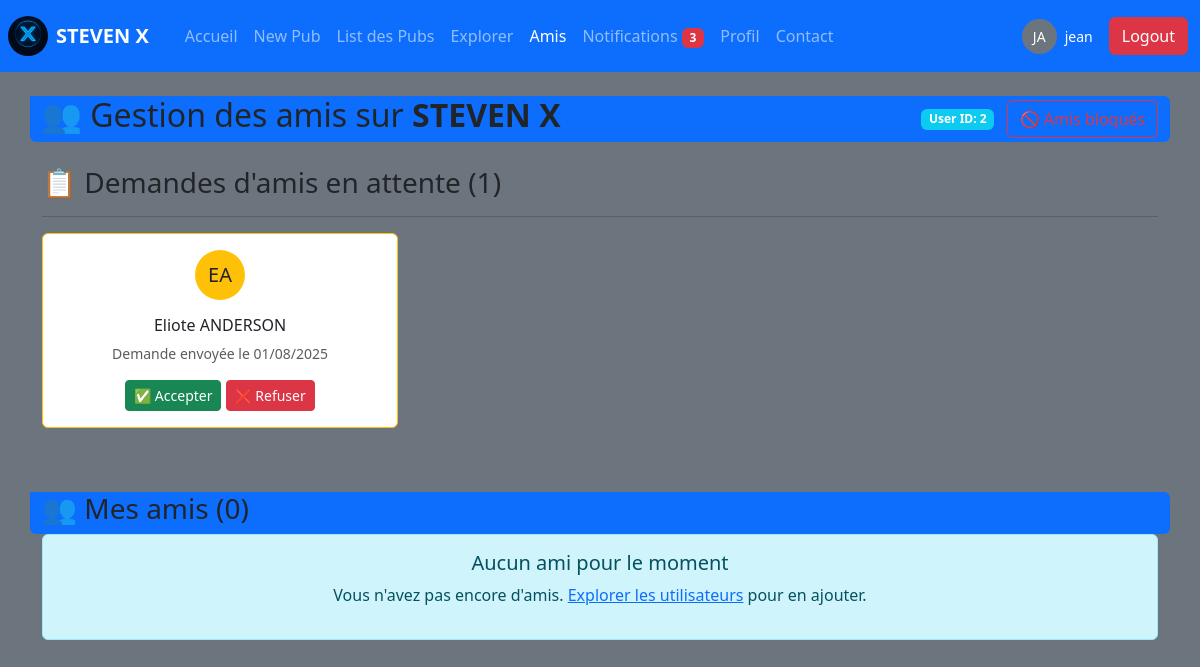
Screenshot of /amis.php (signed in) with the database file from the repository.
### tables this page shows
CREATE TABLE `demandes_amis` (
  `id` int(11) NOT NULL,
  `demandeur_id` int(11) NOT NULL,
  `receveur_id` int(11) NOT NULL,
  `statut` enum('en_attente','accepte','refuse') DEFAULT 'en_attente',
  `date_creation` datetime DEFAULT current_timestamp(),
  `date_reponse` datetime DEFAULT NULL
);

CREATE TABLE `user` (
  `id` int(11) NOT NULL,
  `nom` varchar(10) NOT NULL,
  `prenom` varchar(20) NOT NULL,
  `date_naissance` date NOT NULL,
  `telephone` varchar(20) NOT NULL,
  `sexe` varchar(50) NOT NULL,
  `adresse` varchar(255) NOT NULL,
  `mail` varchar(255) NOT NULL,
  `photo_profil` varchar(255) NOT NULL,
  `mdp` varchar(255) NOT NULL
);

### amis.php (the view, shortened to what this page needs)
<?php
include('bdd.php');
$stmt = $pdo->prepare("SELECT photo_profil FROM user WHERE id = ?");
$stmt->execute([$_SESSION['user_id']]);
$current_user = $stmt->fetch(PDO::FETCH_ASSOC);
$stmt = $pdo->prepare("
    SELECT da.*, u.nom, u.prenom, u.mail, u.photo_profil
    FROM demandes_amis da
    JOIN user u ON da.demandeur_id = u.id
    WHERE da.receveur_id = ? AND da.statut = 'en_attente'
    ORDER BY da.date_creation DESC
");
$stmt->execute([$_SESSION['user_id']]);
$demandes_attente = $stmt->fetchAll(PDO::FETCH_ASSOC);
$stmt = $pdo->prepare("
    SELECT u.*,
           CASE
               WHEN da.demandeur_id = ? THEN da.receveur_id
               ELSE da.demandeur_id
           END as ami_id,
           da.date_reponse as date_amitie
    FROM demandes_amis da
    JOIN user u ON (
        (da.demandeur_id = ? AND u.id = da.receveur_id) OR
        (da.receveur_id = ? AND u.id = da.demandeur_id)
    )
    WHERE da.statut = 'accepte'
    AND (da.demandeur_id = ? OR da.receveur_id = ?)
    AND u.id NOT IN (
        SELECT bloque_id FROM utilisateurs_bloques WHERE bloqueur_id = ?
    )
    ORDER BY da.date_reponse DESC
");
$stmt->execute([
    $_SESSION['user_id'], $_SESSION['user_id'],
    $_SESSION['user_id'], $_SESSION['user_id'],
    $_SESSION['user_id'], $_SESSION['user_id']
]);
$amis = $stmt->fetchAll(PDO::FETCH_ASSOC);
$stmt = $pdo->prepare("
    SELECT u.id, u.nom, u.prenom, u.mail, u.photo_profil, ub.date_creation as date_blocage
    FROM utilisateurs_bloques ub
    JOIN user u ON ub.bloque_id = u.id
    WHERE ub.bloqueur_id = ?
    ORDER BY ub.date_creation DESC
");
$stmt->execute([$_SESSION['user_id']]);
$utilisateurs_bloques = $stmt->fetchAll(PDO::FETCH_ASSOC);
?>
<!DOCTYPE html>
<html lang="fr">
<head>
    <link href="https://cdn.jsdelivr.net/npm/bootstrap@5.3.7/dist/css/bootstrap.min.css" rel="stylesheet">
</head>
<body class="bg-secondary">
    <nav class="navbar navbar-expand-lg navbar-dark bg-primary">
        <img src="logo/StevenX.png" alt="" class="m-2" style="width: 40px; height: 40px; border-radius: 50%;">
        <b><a class="navbar-brand" href="dash.php">STEVEN X</a></b>
        <div class="container">
            <div class="collapse navbar-collapse" id="navbarNav">
                <ul class="navbar-nav me-auto">
                    <li class="nav-item"><a class="nav-link" href="dash.php">Accueil</a></li>
                    <li class="nav-item"><a class="nav-link" href="new_pub.php">New Pub</a></li>
                    <li class="nav-item"><a class="nav-link" href="list_pubs.php">List des Pubs</a></li>
                    <li class="nav-item"><a class="nav-link" href="explorer.php">Explorer</a></li>
                    <li class="nav-item"><a class="nav-link active" href="amis.php">Amis</a></li>
                    <li class="nav-item"><?php include '_navbar_notifications.php'; ?></li>
                    <li class="nav-item"><a class="nav-link" href="profil.php">Profil</a></li>
                    <li class="nav-item"><a class="nav-link" href="contact.php">Contact</a></li>
                </ul>
                <div class="d-flex align-items-center me-3">
                    <?php if ($current_user && $current_user['photo_profil'] && file_exists($current_user['photo_profil'])): ?>
                    <img src="<?php echo htmlspecialchars($current_user['photo_profil']); ?>" alt="Photo de profil"
                        class="rounded-circle me-2" style="width: 35px; height: 35px; object-fit: cover;">
                    <?php else: ?>
                    <div class="bg-secondary text-white rounded-circle d-flex align-items-center justify-content-center me-2"
                        style="width: 35px; height: 35px; font-size: 14px;">
                        <?php echo strtoupper(substr($_SESSION['user_prenom'], 0, 1) . substr($_SESSION['user_nom'], 0, 1)); ?>
                    </div>
                    <?php endif; ?>
                    <span class="text-white small"><?php echo htmlspecialchars($_SESSION['user_prenom']); ?></span>
                </div>
                <button type="button" class="btn btn-danger" data-bs-toggle="modal"
                    data-bs-target="#confirmLogoutModal">Logout</button>
            </div>
        </div>
    </nav>
    <div class="container mt-4">
        <div class="row mb-4">
            <div class="col-12 bg-primary rounded-bottom rounded-end">
                <div class="d-flex justify-content-between align-items-center">
                    <h2>👥 Gestion des amis sur <strong>STEVEN X</strong></h2>
                    <div>
                        <span class="badge bg-info me-2">User ID: <?php echo $_SESSION['user_id']; ?></span>
                        <?php if (!empty($utilisateurs_bloques)): ?>
                        <button type="button" class="btn btn-outline-danger" data-bs-toggle="modal"
                            data-bs-target="#utilisateursBloquesModal">
                            🚫 Amis bloqués (<?php echo count($utilisateurs_bloques); ?>)
                        </button>
                        <?php else: ?>
                        <button type="button" class="btn btn-outline-danger" data-bs-toggle="modal"
                            data-bs-target="#utilisateursBloquesModal">
                            🚫 Amis bloqués
                        </button>
                        <?php endif; ?>
                    </div>
                </div>
            </div>
        </div>
        <?php if (!empty($demandes_attente)): ?>
        <div class="row mb-5">
            <div class="col-12">
                <h3>📋 Demandes d'amis en attente (<?php echo count($demandes_attente); ?>)</h3>
                <hr>
            </div>
            <?php foreach ($demandes_attente as $demande): ?>
            <div class="col-md-6 col-lg-4 mb-3">
                <div class="card border-warning">
                    <div class="card-body text-center">
                        <div class="mb-3">
                            <?php if ($demande['photo_profil'] && file_exists($demande['photo_profil'])): ?>
                            <img src="<?php echo htmlspecialchars($demande['photo_profil']); ?>" alt="Photo de profil"
                                class="rounded-circle" style="width: 50px; height: 50px; object-fit: cover;">
                            <?php else: ?>
                            <div class="bg-warning text-dark rounded-circle d-inline-flex align-items-center justify-content-center"
                                style="width: 50px; height: 50px; font-size: 20px;">
                                <?php echo strtoupper(substr($demande['prenom'], 0, 1) . substr($demande['nom'], 0, 1)); ?>
                            </div>
                            <?php endif; ?>
                        </div>
                        <h6 class="card-title">
                            <?php echo htmlspecialchars($demande['prenom'] . ' ' . $demande['nom']); ?></h6>
                        <small class="text-muted d-block mb-3">
                            Demande envoyée le <?php echo date('d/m/Y', strtotime($demande['date_creation'])); ?>
                        </small>
                        <div class="d-grid gap-2 d-md-block">
                            <form method="POST" class="d-inline">
                                <button type="S'inscrire" class="btn btn-success btn-sm">✅ Accepter</button>
                            </form>
                            <form method="POST" class="d-inline">
                                <button type="S'inscrire" class="btn btn-danger btn-sm">❌ Refuser</button>
                            </form>
                        </div>
                    </div>
                </div>
            </div>
            <?php endforeach; ?>
        </div>
        <?php endif; ?>
        <div class="row">
            <div class="col-12 bg-primary rounded-bottom rounded-end">
                <h3>👥 Mes amis (<?php echo count($amis); ?>)</h3>
            </div>
            <?php if (empty($amis)): ?>
            <div class="col-12">
                <div class="alert alert-info text-center">
                    <h5>Aucun ami pour le moment</h5>
                    <p>Vous n'avez pas encore d'amis. <a href="explorer.php">Explorer les utilisateurs</a> pour en
                        ajouter.</p>
                </div>
            </div>
            <?php endif; ?>
        </div>
    </div>
</body>
</html>

### rows the page displays
demandes_amis: demandeur.nom "EA", demandeur.nom "Eliote ANDERSON", date_creation "01/08/2025"

### other values shown
$nb_non_lues_nav "3"
$_SESSION['user_prenom'] "jean"
$_SESSION['user_id'] "2"
count($demandes_attente) "1"
count($amis) "0"
